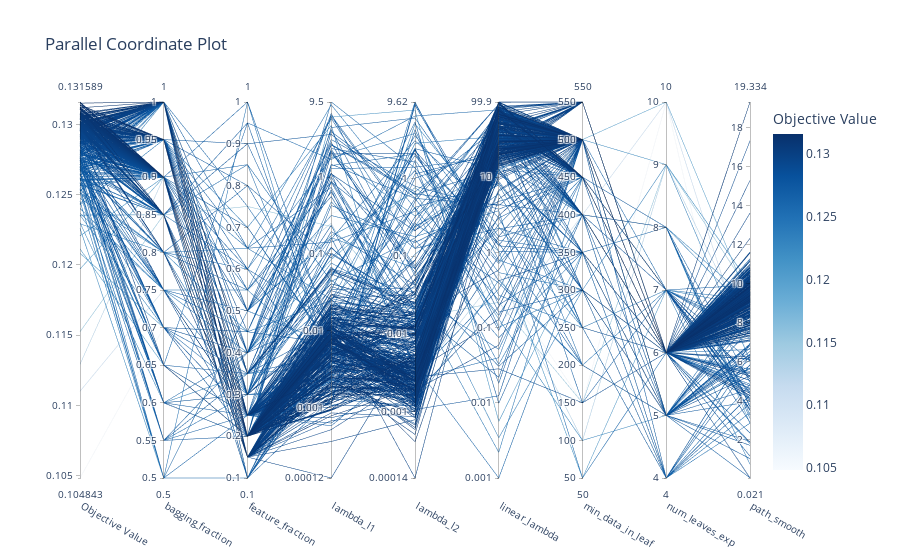

Notebook cell for this chart:
### Code cell
plot_parallel_coordinate(study)

### Figure 1 — Plotly figure (JSON) as saved in the notebook; plotly's stock layout.template omitted (floating-point values rounded to 4 significant figures; data arrays with more than 128 entries replaced by an {"elided": "..."} marker saying what was removed)
{"data": [{"dimensions": [{"label": "Objective Value", "range": [0.1048, 0.1316], "values": {"elided": "431 float values"}}, {"label": "bagging_fraction", "range": [0.5, 1], "values": {"elided": "431 float values"}}, {"label": "feature_fraction", "range": [0.1, 1], "values": {"elided": "431 float values"}}, {"label": "lambda_l1", "range": [-3.92, 0.9777], "ticktext": ["0.00012", "0.001", "0.01", "0.1", "1", "9.5"], "tickvals": [-3.92, -3, -2, -1, 0, 0.9777], "values": {"elided": "431 float values"}}, {"label": "lambda_l2", "range": [-3.854, 0.9832], "ticktext": ["0.00014", "0.001", "0.01", "0.1", "1", "9.62"], "tickvals": [-3.854, -3, -2, -1, 0, 0.9832], "values": {"elided": "431 float values"}}, {"label": "linear_lambda", "range": [-2.999, 2.0], "ticktext": ["0.001", "0.01", "0.1", "1", "10", "99.9"], "tickvals": [-2.999, -2, -1, 0, 1, 2.0], "values": {"elided": "431 float values"}}, {"label": "min_data_in_leaf", "range": [50, 550], "values": {"elided": "431 int values"}}, {"label": "num_leaves_exp", "range": [4, 10], "values": {"elided": "431 int values"}}, {"label": "path_smooth", "range": [0.02087, 19.33], "values": {"elided": "431 float values"}}], "labelangle": 30, "labelside": "bottom", "line": {"color": {"elided": "431 float values"}, "colorbar": {"title": {"text": "Objective Value"}}, "colorscale": [[0, "rgb(247,251,255)"], [0.125, "rgb(222,235,247)"], [0.25, "rgb(198,219,239)"], [0.375, "rgb(158,202,225)"], [0.5, "rgb(107,174,214)"], [0.625, "rgb(66,146,198)"], [0.75, "rgb(33,113,181)"], [0.875, "rgb(8,81,156)"], [1, "rgb(8,48,107)"]], "reversescale": false, "showscale": true}, "type": "parcoords"}], "layout": {"autosize": true, "title": {"text": "Parallel Coordinate Plot"}}}
